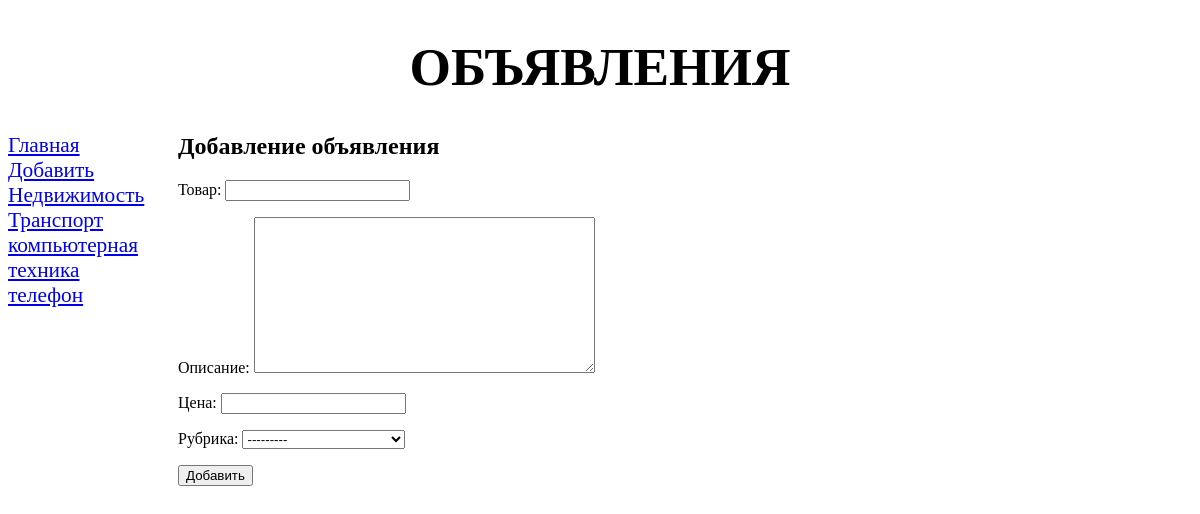
Screenshot of /add/ with the database file from the repository.
### bboard/models.py (models this page shows)
class Rubric(models.Model):
    name = models.CharField(max_length=20, db_index=True, verbose_name='Название')
    def __str__(self):
        return self.name
    class Meta:
        verbose_name = 'Рубрика'
        verbose_name_plural = 'Рубрики'
        ordering = ['name']

### bboard/views.py (the view)
# urls.py: path('add/', BbCreateView.as_view(), name='add'),
class BbCreateView(CreateView):
    template_name = 'bboard/create.html'
    form_class = BbForm
    success_url = reverse_lazy('index')
    def get_context_data(self, **kwargs):
        context = super().get_context_data(**kwargs)
        context['rubrics'] = Rubric.objects.all()
        return context

### bboard/forms.py
class BbForm(ModelForm):
    class Meta:
        model = Bb
        fields = ('title', 'content', 'price', 'rubric')

### bboard/templates/bboard/create.html (shortened to what this page needs)
{% extends 'layout/basic.html'%}
{% block content%}
    <h2>Добавление объявления</h2>
    <form method="post">
    {{form.as_p}}
    <input type="submit" value="Добавить">
  </form>
{% endblock%}

### bboard/templates/layout/basic.html (shortened to what this page needs)
{%load static%}
<!DOCTYPE html>
<html lang="en">
<head>
</head>
    <link rel="stylesheet" type="text/css" href="{% static 'bboard/style.css' %}">
<body>
  <header>
      <h1>Объявления</h1>
  </header>
  <nav>
      <a href="{% url 'index' %}">Главная</a>
        <a href="{% url 'add' %}">Добавить</a>
        {% for rubric in rubrics %}
        <a href="{% url 'by_rubric' rubric.pk %}">{{rubric.name}}</a>
        {%endfor%}
  </nav>
  <section>
      {%block content%}
      {%endblock%}
  </section>
</body>
</html>

### bboard/static/bboard/style.css (style rules this page uses)
header h1 { font-size: 40pt; text-transform: uppercase; text-align: center; background: url('bg.jpg') left / auto 100% no-repeat; }
nav { font-size: 16pt; width: 150px; float: left; }
nav a { display: block; margin: 10px 0 px; }
section { margin-left: 170px }

### rows the page displays
Rubric: name "Недвижимость"
Rubric: name "Транспорт"
Rubric: name "компьютерная техника"
Rubric: name "телефон"
